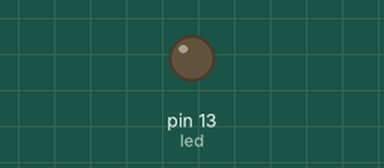
This sketch was run on a simulated Arduino Uno, built with avr-gcc and run on an emulated ATmega328P. Shown: output pins drawn as LEDs (lit = HIGH).

Above: at 0.15 s.
Timing chart, 0 to 1.6 s (numbered marks = the images above):
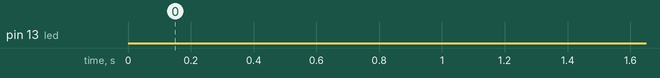

The sketch:

led_invo.ino
```cpp
int led = 13;

void setup() {
  Serial.begin(9600);
  pinMode(led, OUTPUT);
}

void loop() {
  digitalWrite(led, HIGH);
  delay(1);
  digitalWrite(led, LOW);
  delay(25);
}
```
